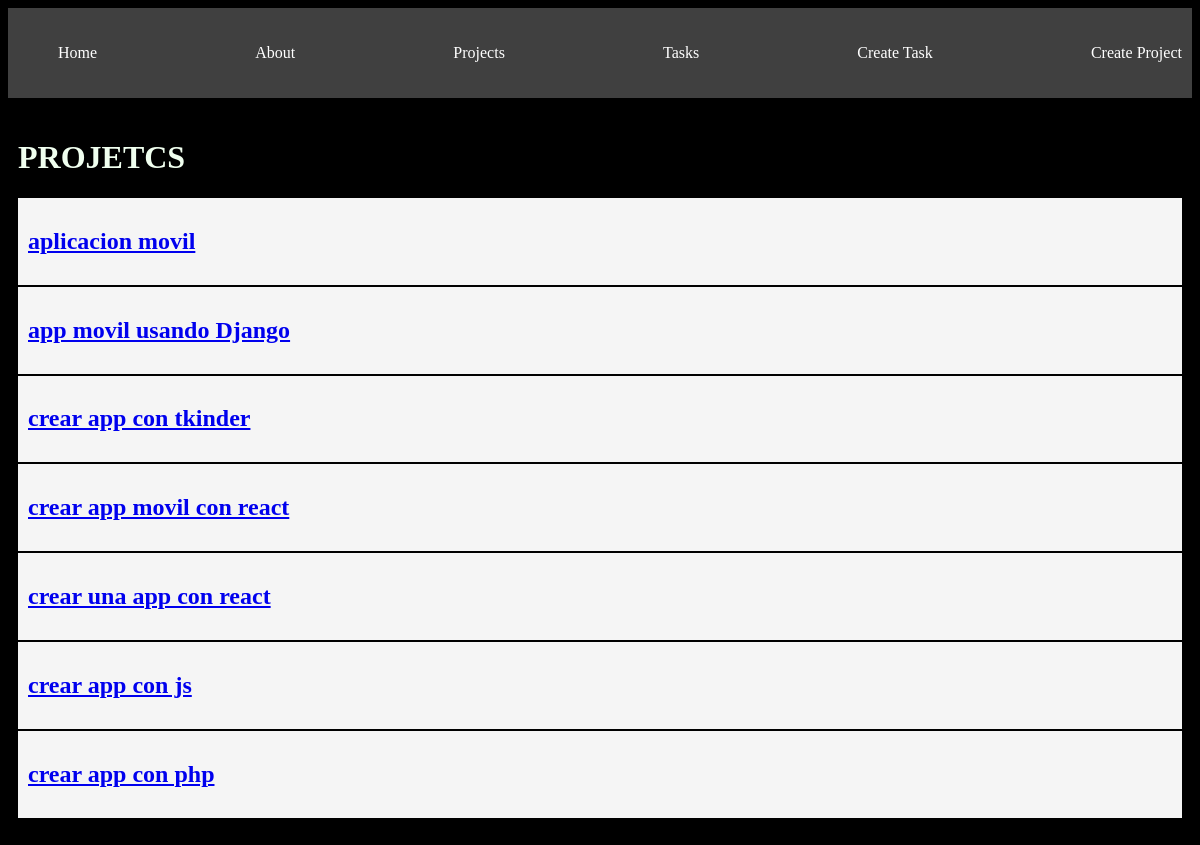
/projects/, run on the app's committed database.
### myapp/models.py (models this page shows, shortened)
class Project(models.Model):
    name = models.CharField(max_length=200)
    details = models.TextField()

### myapp/views.py (the view)
# urls.py: path('projects/', views.projects,name='projects'),
def projects(request):
    projects=Project.objects.all()
    return render(request, 'projects/projects.html',{
        'projects':projects
    })

### myapp/templates/projects/projects.html
{% extends 'layouts/base.html' %}
{% block content %}
<h1>PROJETCS</h1>
{% for project in projects %}
<article class="card">
   <a href="{% url 'projects_details' project.id %}">
       <h1>{{project.name}}</h1>
   </a>
</article>
{% endfor %}
{% endblock %}

### myapp/static/styles/main.css (style rules this page uses)
body { background-color: rgb(0, 0, 0); color: rgb(240, 255, 239); }
.card { background-color: whitesmoke; color: black; margin-bottom: 2px; padding: 10px; }

### data on the page
Project: name "aplicacion movil"
Project: name "app movil usando Django"
Project: name "crear app con tkinder"
Project: name "crear app movil con react"
Project: name "crear una app con react"
Project: name "crear app con js"
Project: name "crear app con php"
